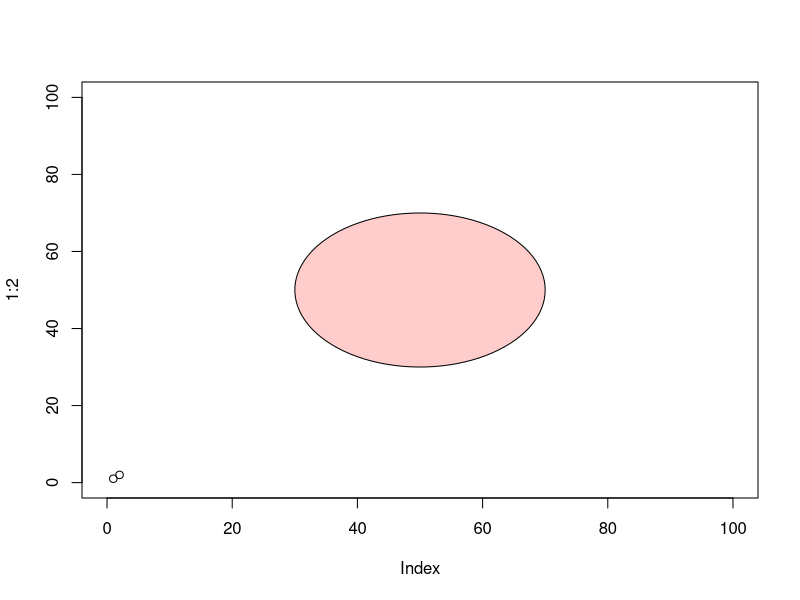

R code for this plot:
## ---- chunk 1
countOdds <- function(x) {
  + x %% 2 
  + sum(x%%2)
  }
## ---- chunk 2
countEvens <- function(x) {
  + (x+1)%%2
  + sum(c((x+1)%%2))
  }
## ---- chunk 3
hypotenuselength <- function(a,b) {
  + (a^2) 
  + (b^2)
  + sum(a^2,b^2)
  + sqrt(sum(a^2,b^2))
  }
## ---- chunk 4
lawofcosines<-function(a,b,theta) {
  + return(sqrt(a^2+b^2-2*a*b*cos(theta)))
  }
## ---- chunk 5
canvas <- function(mn=0,mx=100) {
  plot( 1:2, xlim=c(mn,mx), ylim=c(mn,mx))
}

circle <- function(x,y,r,...) {
  angs <- seq(0,2*pi,length=100)
  xpts <- x+r*cos(angs)
  ypts <- y+r*sin(angs)
  polygon(xpts,ypts,...)
  }
## ---- chunk 6
canvas()
circle(50,50,20,col=rgb(1,0,0,.2))
